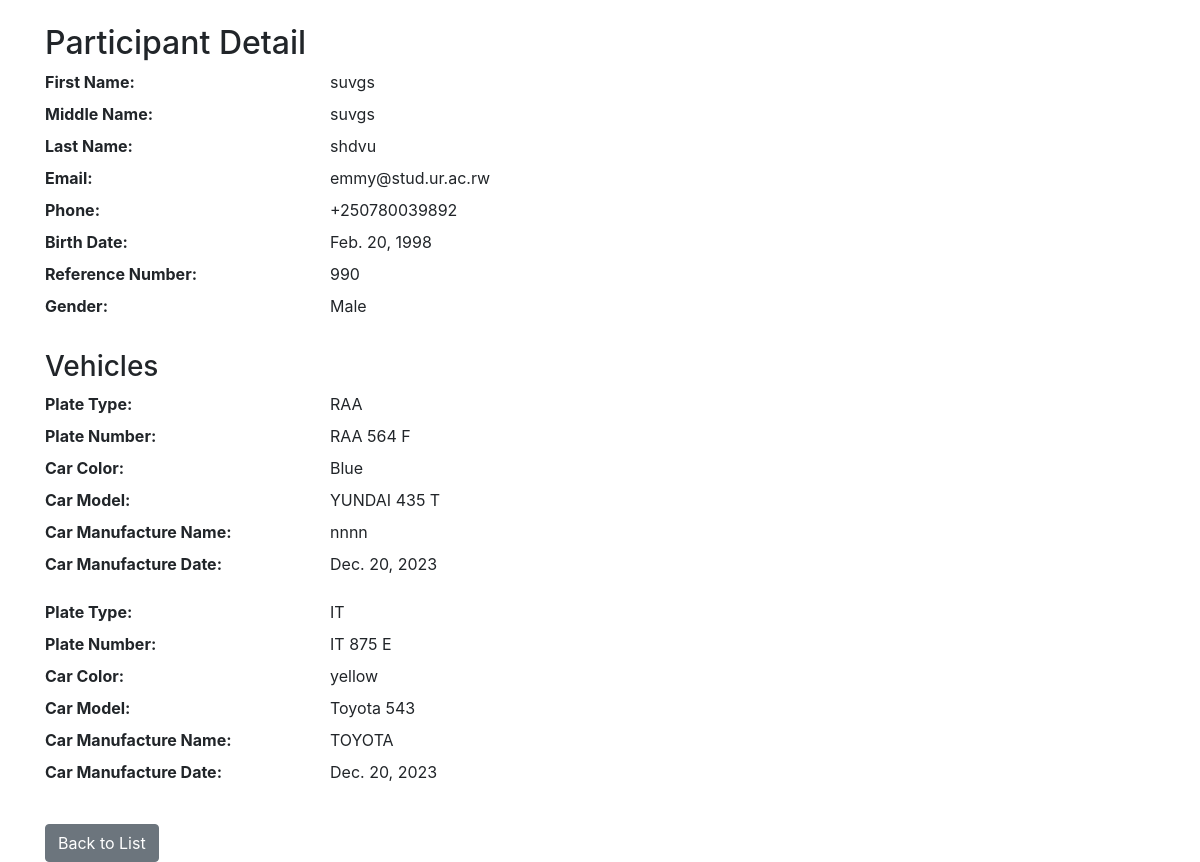
Screenshot of /17/ with the database file from the repository.
### ValidationApp/models.py (models this page shows, shortened)
class Participant(models.Model):
    GENDER_CHOICES = [
        ('M', 'Male'),
        ('F', 'Female'),
        ('O', 'Other'),
    ]
    first_name = models.CharField(max_length=255)
    middle_name = models.CharField(max_length=255, blank=True, null=True)
    last_name = models.CharField(max_length=255)
    email = models.EmailField(validators=[validate_email])
    phone = models.CharField(
        max_length=15,
        validators=[
            MinLengthValidator(limit_value=6),
            validate_phone,
            RegexValidator(regex=r'^\+\d{1,15}$', message=_('Invalid phone number format.'))
        ]
    )
    birth_date = models.DateField(validators=[validate_birth_date])
    reference_number = models.CharField(max_length=3,
                                        validators=[MinLengthValidator(limit_value=3), validate_reference_number])
    gender = models.CharField(max_length=1, choices=GENDER_CHOICES)

class Vehicle(models.Model):
    participant = models.ForeignKey(Participant, on_delete=models.CASCADE, blank=True, null=True,
                                    help_text=_('If this is the first time creating a participant, leave it empty.'))
    PLATE_TYPE_CHOICES = [
        ('GR', 'Government (GR)'),
        ('IT', 'Import Temporary (IT)'),
        ('RNP', 'Rwanda National Police (RNP)'),
        ('RDF', 'Rwanda Defence Force (RDF)'),
        ('CD', 'Ambassador (CD)'),
        ('RAA', 'RAA'),
        ('RAB', 'RAB'),
        ('RAC', 'RAC'),
        ('RAD', 'RAD'),
        ('RAE', 'RAE'),
        ('RAF', 'RAF'),
        ('RAG', 'RAG'),
        ('RAH', 'RAH'),
    ]
    plate_type = models.CharField(max_length=3, choices=PLATE_TYPE_CHOICES, verbose_name='Plate Type',
                                  validators=[validate_plate_type])
    plate_number = models.CharField(max_length=10, )
    car_color = models.CharField(max_length=50)
    car_model = models.CharField(max_length=50)
    car_manufacture_name = models.CharField(max_length=50)
    car_manufacture_date = models.DateField(validators=[validate_manufacture_date])

### ValidationApp/views.py (the view)
# urls.py: path('<int:pk>/', views.participant_detail, name='participant_detail'),
def participant_detail(request, pk):
    participant = Participant.objects.get(pk=pk)
    return render(request, 'participant_detail.html', {'participant': participant})

### ValidationApp/templates/participant_detail.html
{% extends 'base.html' %}
{% block content %}
  <h2 class="mt-3">Participant Detail</h2>
  <dl class="row">
    <dt class="col-sm-3">First Name:</dt>
    <dd class="col-sm-9">{% if participant.middle_name %}{{ participant.middle_name }}{% endif %}</dd>
    <dt class="col-sm-3">Middle Name:</dt>
    <dd class="col-sm-9">{{ participant.middle_name }}</dd>
    <dt class="col-sm-3">Last Name:</dt>
    <dd class="col-sm-9">{{ participant.last_name }}</dd>
    <dt class="col-sm-3">Email:</dt>
    <dd class="col-sm-9">{{ participant.email }}</dd>
    <dt class="col-sm-3">Phone:</dt>
    <dd class="col-sm-9">{{ participant.phone }}</dd>
    <dt class="col-sm-3">Birth Date:</dt>
    <dd class="col-sm-9">{{ participant.birth_date }}</dd>
    <dt class="col-sm-3">Reference Number:</dt>
    <dd class="col-sm-9">{{ participant.reference_number }}</dd>
    <dt class="col-sm-3">Gender:</dt>
    <dd class="col-sm-9">{{ participant.get_gender_display }}</dd>
  </dl>
  {% if participant.vehicle_set.all %}
    <h3 class="mt-4">Vehicles</h3>
    {% for vehicle in participant.vehicle_set.all %}
      <dl class="row">
        <dt class="col-sm-3">Plate Type:</dt>
        <dd class="col-sm-9">{{ vehicle.plate_type }}</dd>
        <dt class="col-sm-3">Plate Number:</dt>
        <dd class="col-sm-9">{{ vehicle.plate_number }}</dd>
        <dt class="col-sm-3">Car Color:</dt>
        <dd class="col-sm-9">{{ vehicle.car_color }}</dd>
        <dt class="col-sm-3">Car Model:</dt>
        <dd class="col-sm-9">{{ vehicle.car_model }}</dd>
        <dt class="col-sm-3">Car Manufacture Name:</dt>
        <dd class="col-sm-9">{{ vehicle.car_manufacture_name }}</dd>
        <dt class="col-sm-3">Car Manufacture Date:</dt>
        <dd class="col-sm-9">{{ vehicle.car_manufacture_date }}</dd>
      </dl>
    {% endfor %}
  {% else %}
    <p class="mt-4">No vehicles associated with this participant.</p>
  {% endif %}
  <a href="{% url 'participant_list' %}" class="btn btn-secondary mt-3">Back to List</a>
{% endblock %}

### rows the page displays
Participant: middle_name "suvgs", last_name "shdvu", email "emmy@stud.ur.ac.rw", phone "+250780039892", birth_date "Feb. 20, 1998", reference_number "990", gender "Male"
Vehicle: plate_type "RAA", plate_number "RAA 564 F", car_color "Blue", car_model "YUNDAI 435 T", car_manufacture_name "nnnn", car_manufacture_date "Dec. 20, 2023"
Vehicle: plate_type "IT", plate_number "IT 875 E", car_color "yellow", car_model "Toyota 543", car_manufacture_name "TOYOTA", car_manufacture_date "Dec. 20, 2023"
